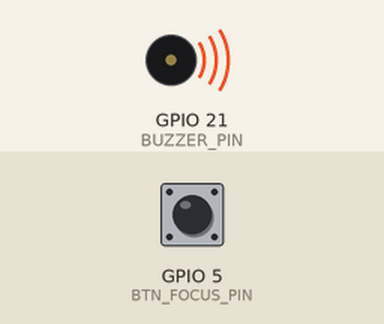
The sketch below on a simulated ESP32. On the bench: buzzer (waves = sounding, pin HIGH). The inputs (shaded band) are chosen by the test bench; at power-on: GPIO 5 (BTN_FOCUS_PIN) HIGH. Nothing arrives over Bluetooth unless stated; a phone connects over Bluetooth LE 3 s after start; what the sketch prints to the serial monitor is not drawn.

Above: at 2.51 s.
At 3.8 s:
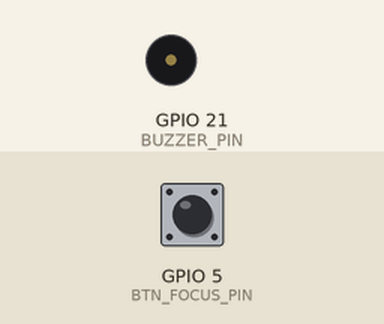
3.9 s: GPIO 5 (BTN_FOCUS_PIN) pulled LOW for 0.15 s
7.0 s: GPIO 5 (BTN_FOCUS_PIN) pulled LOW for 1 s
Timing chart, 0 to 10.0 s (numbered marks = the images above; inputs shaded):
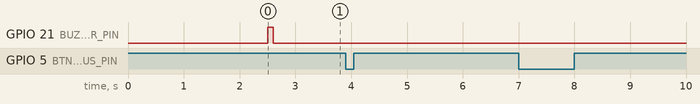

The sketch:

nienie_band.ino
```cpp
/*
============================================================================
 手环模块 - 高级健康监测模块版 + 专注按键 + 蜂鸣报警 (手机中心架构)
============================================================================
* 硬件接线:
* - 传感器 TX -> D5 (GPIO7)  [ESP32的RX]
* - 传感器 RX -> D4 (GPIO6)  [ESP32的TX]
* - 蜂鸣器 -> D6 (GPIO21)
* - 电池ADC -> D2 (GPIO4)
* - 专注按键 -> D3 (GPIO5, 接GND触发)
*
* 协议说明:
* 波特率 38400, 发送 0x8A 启动，接收 88 字节固定包 (0xFF 包头)
*
* BLE 数据格式 (合并发送):
* - 特征值 UUID: beb5483e-36e1-4688-b7f5-ea0734b5e495
* - 数据长度: 2 字节
* - byte[0]: 心率值 (0-255, 无效时为0)
* - byte[1]: 专注状态 (0x00=关闭, 0x01=开启)
============================================================================
*/

#include <Arduino.h>
#include <HardwareSerial.h>

#include <BLEDevice.h>
#include <BLEServer.h>
#include <BLEUtils.h>
#include <BLE2902.h>

// ==================== 1. 引脚与串口配置 ====================
#define SENSOR_RX_PIN 7         // D5 (接模块的TX)
#define SENSOR_TX_PIN 6         // D4 (接模块的RX)

#define BUZZER_PIN 21           // D6
#define BATTERY_ADC_PIN 4       // D2
#define BTN_FOCUS_PIN 5         // D3

HardwareSerial SensorSerial(1); // 使用串口1连传感器

// ==================== 2. 全局参数配置 ====================
#define HEART_RATE_UPDATE_INTERVAL 1000 // 每1秒向APP更新一次心率
#define DEBOUNCE_DELAY 50

#define BUZZER_DURATION 500
#define BUZZER_REPEAT_COUNT 3
#define BUZZER_REPEAT_INTERVAL 300
#define BUZZER_FREQUENCY 2000

// ==================== 3. BLE UUID定义 ====================
#define BAND_SERVICE_UUID     "4fafc202-1fb5-459e-8fcc-c5c9c331914b"
#define COMBINED_CHAR_UUID    "beb5483e-36e1-4688-b7f5-ea0734b5e495"   //HEART_RATE_CHAR_UUID+FOCUS_STATE_CHAR_UUID
#define ALARM_CMD_CHAR_UUID   "beb5483e-36e1-4688-b7f5-ea0734b5e496"
#define BAND_DEVICE_NAME "Band-001"

// ==================== 4. 全局变量 ====================
unsigned long lastBleSendTime = 0;
int heartRateValue = 0;
int spO2Value = 0; // 血氧备用
int hrv_sdnnValue = 0;
bool heartRateValid = false;
unsigned long lastSensorDataTime = 0;

bool isFocusMode = false;
bool isBeeping = false;
unsigned long beepStartTime = 0;
int currentBeepOnTime = 0;
int currentBeepOffTime = 0;
int currentBeepTotalCount = 0;

int btnState, lastBtnState = HIGH;
unsigned long lastDebounceTime = 0;

BLEServer* pServer = NULL;
BLECharacteristic* pCombinedChar = NULL;
bool appDeviceConnected = false;
bool oldAppDeviceConnected = false;

uint8_t rxBuffer[88]; // 传感器数据缓存区

// ==================== 5. 函数声明 ====================
void buzzer_stop();
void start_alarm_beep();
void start_notify_beep();
void ble_send_combined_data();  // 发送合并数据 (心率+专注状态)

// ==================== 6. BLE 回调 ====================
class MyServerCallbacks: public BLEServerCallbacks {
    void onConnect(BLEServer* pServer) {
        appDeviceConnected = true;
        Serial.println("[BLE] 手机 APP 已连接");
    };

    void onDisconnect(BLEServer* pServer) {
        appDeviceConnected = false;
        Serial.println("[BLE] 手机 APP 已断开");
        if (isFocusMode) start_alarm_beep(); // 专注模式下断开，触发蜂鸣器
    }
};

class MyAlarmCallbacks: public BLECharacteristicCallbacks {
    void onWrite(BLECharacteristic *pCharacteristic) {
        uint8_t* data = pCharacteristic->getData();
        size_t len = pCharacteristic->getLength();
        if (len > 0) {
            if (data[0] == 0x01) {
                Serial.println("[BLE] 收到 APP 报警指令0x01");
                start_alarm_beep(); // 收到 0x01：走远报警
            } else if (data[0] == 0x02) {
                Serial.println("[BLE] 收到 APP 报警指令0x02");
                start_notify_beep(); // 收到 0x02：消息滴滴
            }
        }
    }
};

// ==================== 7. setup() ====================
void setup() {
    pinMode(BUZZER_PIN, OUTPUT);
    digitalWrite(BUZZER_PIN, LOW);

    Serial.begin(115200);
    delay(2000);
    Serial.println("\n--- 手环模块启动 (高级健康监测版) ---");
    // 1. 初始化传感器串口
    SensorSerial.begin(38400, SERIAL_8N1, SENSOR_RX_PIN, SENSOR_TX_PIN);
    SensorSerial.setTimeout(100);

    Serial.println("[Sensor] 发送 0x8A 唤醒指令...");
    SensorSerial.write(0x8A);
    delay(500);

    // 2. 硬件初始化
    pinMode(BTN_FOCUS_PIN, INPUT_PULLUP);
    pinMode(BUZZER_PIN, OUTPUT);
    digitalWrite(BUZZER_PIN, LOW);

    // 3. BLE 初始化
    BLEDevice::init(BAND_DEVICE_NAME);
    pServer = BLEDevice::createServer();
    pServer->setCallbacks(new MyServerCallbacks());
    BLEService* pService = pServer->createService(BAND_SERVICE_UUID);

    // 创建合并特征值 (读+通知)
    pCombinedChar = pService->createCharacteristic(
        COMBINED_CHAR_UUID,
        BLECharacteristic::PROPERTY_READ | BLECharacteristic::PROPERTY_NOTIFY
    );
    pCombinedChar->addDescriptor(new BLE2902());

    // 报警指令特征值
    pService->createCharacteristic(ALARM_CMD_CHAR_UUID, BLECharacteristic::PROPERTY_WRITE)
            ->setCallbacks(new MyAlarmCallbacks());

    pService->start();
    BLEAdvertising *pAdvertising = BLEDevice::getAdvertising();
    pAdvertising->addServiceUUID(BAND_SERVICE_UUID);
    pAdvertising->setScanResponse(true);
    BLEDevice::startAdvertising();

    Serial.println("=== 系统初始化完成 ===");

    digitalWrite(BUZZER_PIN, HIGH);
    delay(100);
    digitalWrite(BUZZER_PIN, LOW);
}

// ==================== 8. loop() ====================
void loop() {
    unsigned long currentTime = millis();

    // 1. 专注按键逻辑
    int reading = digitalRead(BTN_FOCUS_PIN);
    if (reading != lastBtnState) lastDebounceTime = currentTime;
    if ((currentTime - lastDebounceTime) > DEBOUNCE_DELAY) {
        if (reading != btnState) {
            btnState = reading;
            if (btnState == LOW) {
                isFocusMode = !isFocusMode;
                Serial.println(isFocusMode ? "[按键] 专注模式 ON" : "[按键] 专注模式 OFF");
                if (!isFocusMode) buzzer_stop();
                ble_send_combined_data();   // 专注状态改变，立即发送合并数据
            }
        }
    }
    lastBtnState = reading;

    // 传感器看门狗
    if (currentTime - lastSensorDataTime > 3000) {
        Serial.println("[Sensor] 等待数据中，发送 0x8A 唤醒指令...");
        SensorSerial.write(0x8A);
        lastSensorDataTime = currentTime;
        while(SensorSerial.available()) SensorSerial.read();
    }

    // 2. 读取传感器数据
    if (SensorSerial.available() >= 88) {
        if (SensorSerial.peek() == 0xFF) {
            SensorSerial.readBytes(rxBuffer, 88);
            lastSensorDataTime = currentTime;

            int hr = rxBuffer[65];
            int spo2 = rxBuffer[66];
            int hrv_sdnn = rxBuffer[76];

            if (hr > 30 && hr < 220) {
                heartRateValue = hr;
                spO2Value = spo2;
                hrv_sdnnValue = hrv_sdnn;
                heartRateValid = true;
                Serial.printf("❤ 心率：%d, HRV: %d", hr, hrv_sdnn);
            } else {
                heartRateValid = false;
            }
        } else {
            SensorSerial.read();
        }
    }

    // 3. 定时发送合并数据（心率+专注状态）
    if (currentTime - lastBleSendTime >= HEART_RATE_UPDATE_INTERVAL) {
        lastBleSendTime = currentTime;
        if (appDeviceConnected && heartRateValid) {
            ble_send_combined_data();  // 发送当前心率和专注状态
        }
    }

    // 4. 蜂鸣器状态机
    if (isBeeping) {
        unsigned long elapsed = millis() - beepStartTime;
        int cycleTime = currentBeepOnTime + currentBeepOffTime;
        int cycle = elapsed / cycleTime;
        int timeInCycle = elapsed % cycleTime;

        if (cycle >= currentBeepTotalCount) {
            buzzer_stop();
        } else {
            digitalWrite(BUZZER_PIN, (timeInCycle < currentBeepOnTime) ? HIGH : LOW);
        }
    }

    // 5. BLE 重连管理
    if (!appDeviceConnected && oldAppDeviceConnected) {
        delay(500);
        pServer->startAdvertising();
        oldAppDeviceConnected = appDeviceConnected;
    }
    if (appDeviceConnected && !oldAppDeviceConnected) {
        oldAppDeviceConnected = appDeviceConnected;
        ble_send_combined_data(); // 连接成功后立即发送当前状态
    }
}

// ==================== 9. 功能函数 ====================

void buzzer_stop() {
    isBeeping = false;
    digitalWrite(BUZZER_PIN, LOW);
}

void start_alarm_beep() {
    isBeeping = true;
    beepStartTime = millis();
    currentBeepOnTime = 500;
    currentBeepOffTime = 300;
    currentBeepTotalCount = 3;
    Serial.println("[报警] 滴-滴-滴 (走远/断连)");
}

void start_notify_beep() {
    isBeeping = true;
    beepStartTime = millis();
    currentBeepOnTime = 100;
    currentBeepOffTime = 100;
    currentBeepTotalCount = 2;
    Serial.println("[提醒] 滴滴！ (收到新消息)");
}

// 合并发送：2字节 [心率, 专注状态]
void ble_send_combined_data() {
    if (!appDeviceConnected) return;

    uint8_t data[2];
    data[0] = (uint8_t)hrv_sdnnValue;      // 心率值（若无效则发送上次有效值或0）
    data[1] = isFocusMode ? 0x01 : 0x00;   // 专注状态

    pCombinedChar->setValue(data, 2);
    pCombinedChar->notify();

    Serial.printf("[BLE] 发送合并数据: HRV=%d, 专注=%d\n", data[0], data[1]);
}
```

Measured:
- after the input at 3.9 s, every drawn part: stays the same
- after the input at 7.0 s, every drawn part: stays the same
